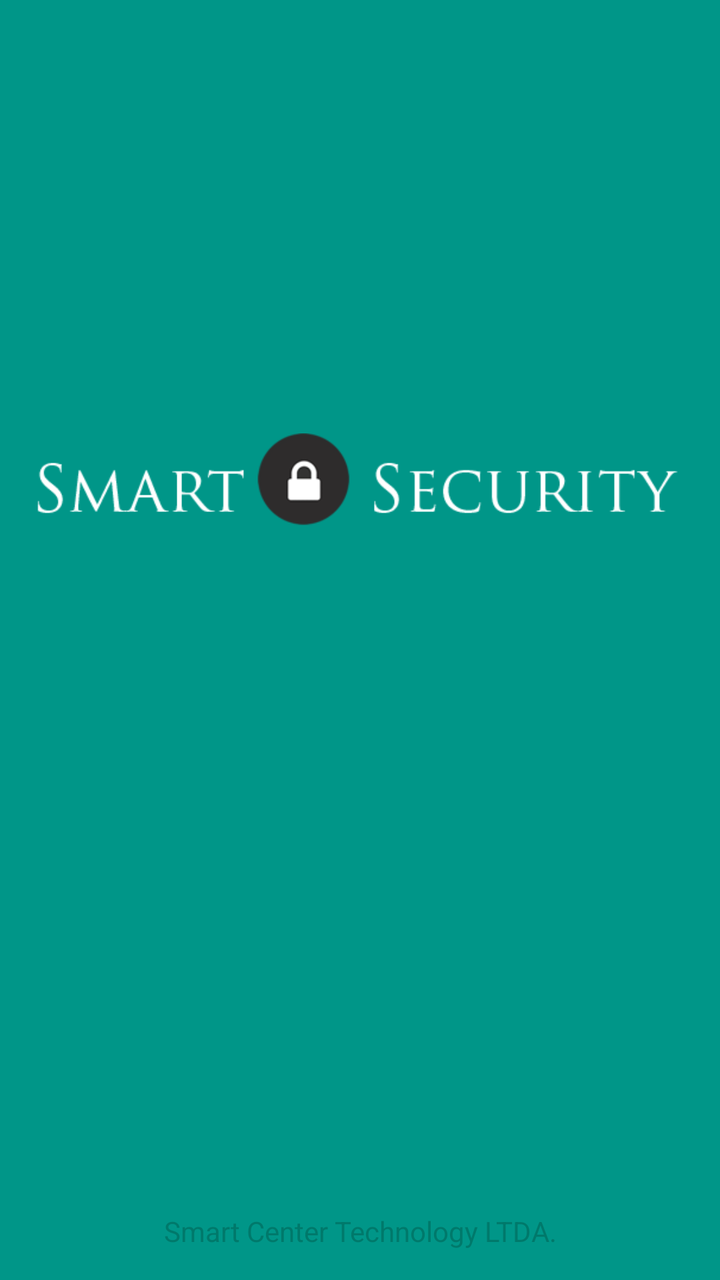
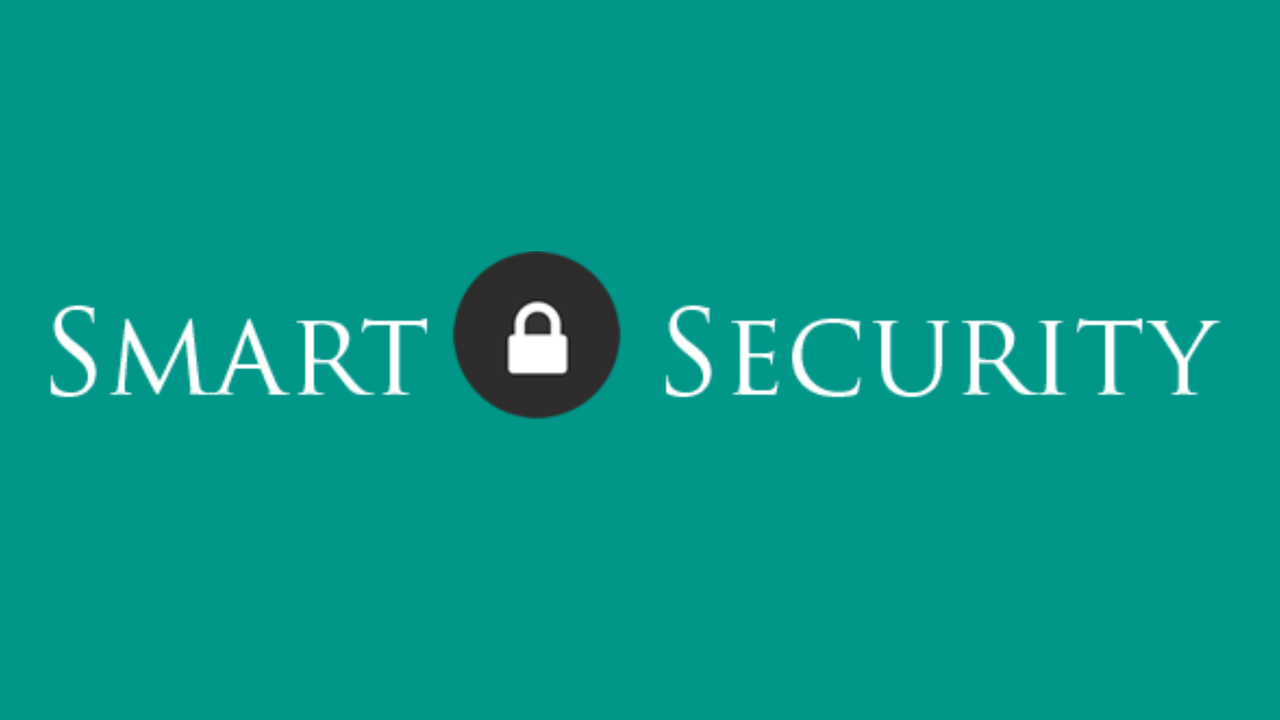

Compare how this app lays out the same screen by default and in its alternative resource folder. The renders come first, then the two layout files and the values they reference.
<!-- AndroidManifest.xml: activity theme AppTheme.FullScreen -->
<!-- res/layout/activity_launch.xml -->
<?xml version="1.0" encoding="utf-8"?>
<RelativeLayout xmlns:android="http://schemas.android.com/apk/res/android"
            xmlns:tools="http://schemas.android.com/tools"
            android:layout_width="fill_parent"
            android:layout_height="fill_parent"
            android:background="@color/colorPrimary"
            tools:context=".LoginActivity">


        <ImageView
            android:id="@+id/logo"
            android:layout_width="wrap_content"
            android:layout_height="wrap_content"
            android:contentDescription="launch"
            android:layout_marginTop="200dp"
            android:paddingLeft="16dp"
            android:paddingRight="16dp"
            android:src="@drawable/logo_2" />



    <TextView android:id="@+id/link_signup"
              android:layout_width="match_parent"
              android:layout_height="wrap_content"
              android:text="Smart Center Technology LTDA."
              android:layout_alignParentBottom="true"
              android:gravity="center"
              android:layout_marginBottom="15dp"
              android:textColor="@color/colorPrimaryDark"></TextView>

</RelativeLayout>
<!-- resources referenced by this layout -->
<resources>
  <color name="colorPrimary">#009688</color>
  <color name="colorPrimaryDark">#00796B</color>
  <!-- drawable logo_2: png bitmap (drawable, 9035 bytes) -->
  <style name="AppTheme.FullScreen" parent="Theme.AppCompat.Light.DarkActionBar">
          <item name="windowNoTitle">true</item>
          <item name="android:windowFullscreen">true</item>
      </style>
</resources>
<!-- res/layout-land/activity_launch.xml (the repository's variant of the layout above) -->
<!-- drawn on the phone turned sideways -->
<?xml version="1.0" encoding="utf-8"?>
<android.support.design.widget.CoordinatorLayout
    xmlns:android="http://schemas.android.com/apk/res/android"
    xmlns:app="http://schemas.android.com/apk/res-auto"
    xmlns:tools="http://schemas.android.com/tools"
    android:layout_width="match_parent"
    android:layout_height="match_parent"
    android:fitsSystemWindows="true"
    tools:context="diego_gutierrez.androidsmartcontrol.LaunchActivity"
    android:background="@color/colorPrimary">

    <ImageView
        android:layout_width="match_parent"
        android:layout_height="match_parent"
        android:contentDescription="launch"
        android:layout_marginTop="-20dp"
        android:paddingLeft="20dp"
        android:paddingRight="20dp"
        android:src="@drawable/logo_2" />



</android.support.design.widget.CoordinatorLayout>
<!-- resources referenced by the variant -->
<!-- as the phone turned sideways resolves them -->
<resources>
  <color name="colorPrimary">#009688</color>
  <!-- drawable logo_2: png bitmap (drawable, 9035 bytes) -->
  <style name="AppTheme.FullScreen" parent="Theme.AppCompat.Light.DarkActionBar">
          <item name="windowNoTitle">true</item>
          <item name="android:windowFullscreen">true</item>
      </style>
</resources>
